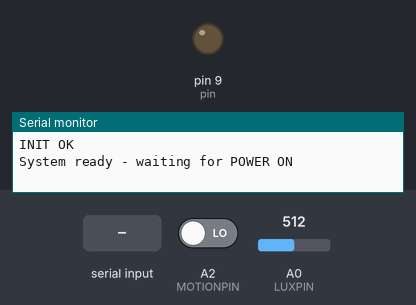
A program run on a simulated Arduino Mega 2560, built with avr-gcc and run on an emulated ATmega2560. On the bench: output pins drawn as LEDs (lit = HIGH), the last lines printed to the serial monitor. Inputs (shaded band) come from the test bench; at power-on: A0 (LUXPIN) = 512, A2 (MOTIONPIN) LOW.

Above: at 3.2 s.
3.3 s: "ENABLE AUTO\n" received over Serial
At 5.7 s:
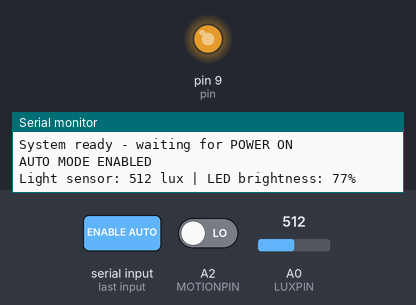
6.3 s: "POWER OFF\n" received over Serial
At 7.4 s:
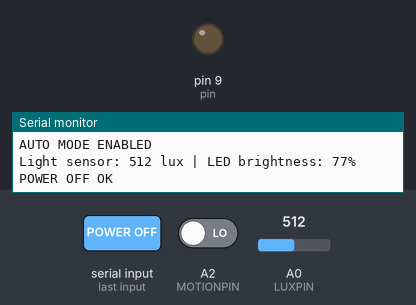
7.8 s: "POWER ON\n" received over Serial
At 10.6 s:
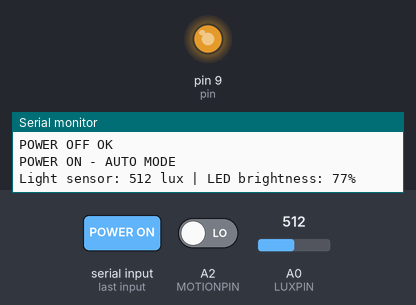
10.8 s: "SET INTENSITY LOW\n" received over Serial
At 12.0 s:
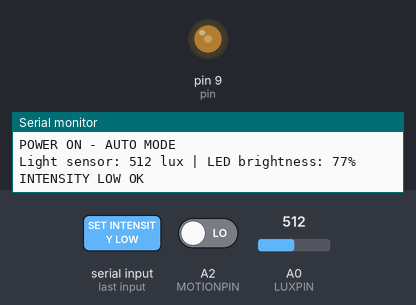
12.3 s: "SET INTENSITY MEDIUM\n" received over Serial
At 13.4 s:
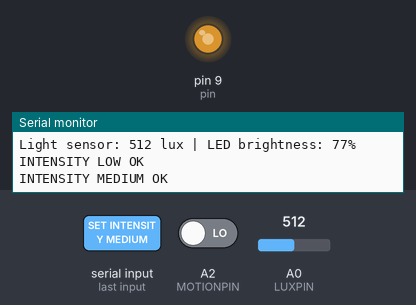
Timing chart, 0 to 23.9 s (numbered marks = the images above; inputs shaded):
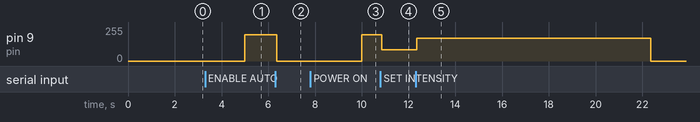

The program:

main.cpp
```cpp
#include <Arduino.h>
#include <microcontroller.h>

#define PWMPIN 9
#define MOTIONPIN A2
#define LUXPIN A0

Microcontroller controller(MOTIONPIN, PWMPIN, LUXPIN);
bool manualOverride = false;
bool autoMode = false;
bool powerOn = false;
unsigned long lastSensorPrint = 0;
unsigned long lastAutoUpdate = 0;
bool lastMotionState = false;
bool motionDetectedSinceLastUpdate = false;
unsigned long lastMotionTime = 0;
const unsigned long AUTO_OFF_DELAY = 10000; // 10 seconds without motion (adjustable timer)
BrightnessLevel currentManualLevel = _MEDIUM; // Track manual brightness level

void setup() {
  Serial.begin(9600);
  delay(2000); // Wait for serial to initialize
  Serial.println("INIT OK");
  Serial.println("System ready - waiting for POWER ON");
  controller.resetCounter();
}

void loop() {
  static char cmdBuf[64];
  static uint8_t idx = 0;

  while (Serial.available()) {
    char c = Serial.read();
    if (c == '\n' || c == '\r') {
      if (idx > 0) {
        cmdBuf[idx] = '\0';
        idx = 0;

        if (strncmp(cmdBuf, "ENABLE AUTO", 10) == 0) {
          manualOverride = false;
          autoMode = true;
          Serial.println("AUTO MODE ENABLED");
        }
        else if (strncmp(cmdBuf, "POWER ON", 8) == 0) {
          powerOn = true;
          manualOverride = false;
          autoMode = true;
          lastMotionTime = millis(); // Initialize timer on power-on
          Serial.println("POWER ON - AUTO MODE");
        }
        else if (strncmp(cmdBuf, "POWER OFF", 9) == 0) {
          powerOn = false;
          manualOverride = false;
          autoMode = false;
          controller.manuelTurnOn(BrightnessLevel(0));
          Serial.println("POWER OFF OK");
        }
        else if (strncmp(cmdBuf, "SET INTENSITY LOW", 17) == 0) {
          if (!powerOn) {
            Serial.println("ERROR: System not powered on");
          } else {
            manualOverride = true;
            autoMode = false;
            currentManualLevel = _LOW; // Store manual level
            lastMotionTime = millis(); // Reset timer when setting manual mode
            controller.manuelTurnOn(_LOW);
            Serial.println("INTENSITY LOW OK");
          }
        }
        else if (strncmp(cmdBuf, "SET INTENSITY MEDIUM", 20) == 0) {
          if (!powerOn) {
            Serial.println("ERROR: System not powered on");
          } else {
            manualOverride = true;
            autoMode = false;
            currentManualLevel = _MEDIUM; // Store manual level
            lastMotionTime = millis(); // Reset timer when setting manual mode
            controller.manuelTurnOn(_MEDIUM);
            Serial.println("INTENSITY MEDIUM OK");
          }
        }
        else if (strncmp(cmdBuf, "SET INTENSITY HIGH", 18) == 0) {
          if (!powerOn) {
            Serial.println("ERROR: System not powered on");
          } else {
            manualOverride = true;
            autoMode = false;
            currentManualLevel = _HIGH; // Store manual level
            lastMotionTime = millis(); // Reset timer when setting manual mode
            controller.manuelTurnOn(_HIGH);
            Serial.println("INTENSITY HIGH OK");
          }
        }
        else if (strncmp(cmdBuf, "AUTO", 4) == 0) {
          if (!powerOn) {
            Serial.println("ERROR: System not powered on");
          } else {
            manualOverride = false;
            autoMode = true;
            lastMotionTime = millis(); // Reset timer when switching to auto mode
            Serial.println("AUTO MODE ENABLED");
          }
        }
        else {
          Serial.print("UNKNOWN: ");
          Serial.println(cmdBuf);
        }
      }
    }
    else if (idx < sizeof(cmdBuf) - 1) {
      cmdBuf[idx++] = c;
    }
  }

  // Only check motion and control LED when system is powered on
  if (powerOn) {
    // Check motion detection for ALL modes (auto and manual)
    // Motion detection resets the timer regardless of mode
    bool currentMotionState = (digitalRead(MOTIONPIN) == HIGH);
    if (currentMotionState && !lastMotionState) {
      Serial.println("Motion detected");
      Serial.println("Motion detected");  // Print twice for visibility
      motionDetectedSinceLastUpdate = true;
      lastMotionTime = millis(); // Reset inactivity timer
    }
    lastMotionState = currentMotionState;
  }

  // Auto LED off after 10 seconds of no motion (ALL MODES)
  // System stays powered on, only LED turns off
  if (powerOn && (millis() - lastMotionTime >= AUTO_OFF_DELAY)) {
    controller.manuelTurnOn(BrightnessLevel(0));
    // Only print message once when LED turns off (avoid spam)
    static bool ledWasOn = true;
    if (ledWasOn) {
      Serial.println("AUTO LED OFF - No motion detected for 10 seconds");
      ledWasOn = false;
    }
    // Don't reset timer - LED stays off until motion detected
  } else {
    static bool ledWasOn = false;
    ledWasOn = true;
  }

  // Auto mode brightness recalibration
  if (!manualOverride && autoMode) {
    // Auto mode recalibrates LED brightness
    // Faster recalibration (2s) when motion detected, otherwise 5s
    // Only update if there has been recent motion (within AUTO_OFF_DELAY)
    bool hasRecentMotion = (millis() - lastMotionTime < AUTO_OFF_DELAY);

    unsigned long recalInterval = motionDetectedSinceLastUpdate ? 2000 : 5000;
    if (hasRecentMotion && (millis() - lastAutoUpdate >= recalInterval)) {
      int luxLevel = analogRead(LUXPIN);

      // Map lux level inversely to PWM (brighter room = dimmer LED)
      // Lux range: 375 (min) to 975 (max)
      int targetPWM = map(luxLevel, 375, 975, 255, 0);
      targetPWM = constrain(targetPWM, 0, 255);

      // Recalibrate LED brightness
      controller.manuelTurnOn(BrightnessLevel(targetPWM));

      // Report light sensor and LED brightness once per recalibration
      Serial.print("Light sensor: ");
      Serial.print(luxLevel);
      Serial.print(" lux | LED brightness: ");
      Serial.print((targetPWM * 100) / 255);
      Serial.println("%");

      // Only show recalibration message if motion was detected since last update
      if (motionDetectedSinceLastUpdate) {
        Serial.println("LED brightness recalibrated");
        motionDetectedSinceLastUpdate = false;
      }

      lastAutoUpdate = millis();
    }
  }
  // Manual mode - restore brightness level when motion detected
  else if (manualOverride && (millis() - lastMotionTime < AUTO_OFF_DELAY)) {
    // Re-apply manual brightness to ensure LED turns back on at set level
    controller.manuelTurnOn(currentManualLevel);
  }

  delay(50);
}
```

lys.cpp
```cpp
#include <Arduino.h>
#include "lys.h"

// Constructor
Light::Light(int pwmPin) : pin(pwmPin) {
  pinMode(pin, OUTPUT);        // Set pin as output
  analogWrite(pin, 0);         // Start with light off
}

// Turn light on and start timing
void Light::turnOn() {
  if (!status) {
    lastUpdate = millis();      // Start new timing
    status = true;
  }
  analogWrite(pin, currentBrightness);  // Apply brightness
}

// Turn light off and accumulate time
void Light::turnOff() {
  if (status) {
    timeOn += (millis() - lastUpdate) / 1000;
    status = false;
  }
  analogWrite(pin, 0);  // Turn off PWM
}

// Sets Light to Low, Medium or High PWM brightness (no gradual transition)
void Light::manuelTurnOn(BrightnessLevel level) {
  currentBrightness = level;  // Set brightness directly (no smooth transition)
  if (!status) {
    lastUpdate = millis();    // Start timing when turned on
    status = true;
  }
  analogWrite(pin, currentBrightness);  // Apply brightness immediately
}

// Gradually adjust brightness toward target
void Light::regulateBrightness(int targetPWM) {

  // Define step size for smooth transition
  const int step = 5;

  // Adjust brightness in steps
  if (currentBrightness < targetPWM) {
    currentBrightness = min(currentBrightness + step, targetPWM);
  } else if (currentBrightness > targetPWM) {
    currentBrightness = max(currentBrightness - step, targetPWM);
  }

  if (currentBrightness <= step && targetPWM == 0) {
    currentBrightness = 0;
  }

  // Apply new brightness or turn off
  if (currentBrightness == 0) {
    turnOff();
  } else {
    turnOn();
  }

}

// Returns total time light has been on (in seconds)
int Light::getTimeOn() const {
  return timeOn;
}

// Update time while light is on
void Light::updateTimeOn() {
  if (status) {
    unsigned long currentTime = millis();
    if (currentTime - lastUpdate >= 1000) {
      timeOn += (currentTime - lastUpdate) / 1000;
      lastUpdate = currentTime;
    }
  }
}

// Returns whether the light is currently on
bool Light::isOn() const {
  return status;
}
```

lys.h
```cpp
#ifndef LYS_H
#define LYS_H

#include <Arduino.h>

// Brightness levels for manual control
enum BrightnessLevel {
    _LOW = 85,       // 33% brightness (255 / 3)
    _MEDIUM = 170,   // 67% brightness (255 * 2 / 3)
    _HIGH = 255      // 100% brightness
};

class Light {
public:
    // Constructor
    Light(int pwmPin);

    // Control functions
    void turnOn();
    void turnOff();
    void regulateBrightness(int targetPWM);
    void updateTimeOn();
    void manuelTurnOn(BrightnessLevel level);  // Set fixed brightness (low/medium/high)

    // Status queries
    bool isOn() const;
    int getTimeOn() const;

private:
    bool status = false;              // Light is currently on/off
    int currentBrightness = 0;        // Current PWM brightness
    int timeOn = 0;                   // Duration light has been on (seconds)
    int pin = 9;                      // Output pin (set via constructor)
    unsigned long lastUpdate = 0;     // Timestamp of last update
};

#endif
```

lyssensor.cpp
```cpp
#include <Arduino.h>
#include "lyssensor.h"


Lyssensor::Lyssensor(int analogPin) : pin(analogPin) {
	pinMode(pin, INPUT);
}


int Lyssensor::getLuxLevel() const {
	return analogRead(pin);
}
```

lyssensor.h
```cpp
#ifndef LYSSENSOR_H
#define LYSSENSOR_H

#include <Arduino.h>

class Lyssensor {
 private:
    int pin = A0;

 public:
     Lyssensor(int analogPin);
     int getLuxLevel() const;
};
#endif
```

microcontroller.cpp
```cpp
#include <Arduino.h>
#include "microcontroller.h"
#include "lyssensor.h"
#include "motion.h"
#include "lys.h"


 Microcontroller::Microcontroller(int motionPin, int PWMpin , int luxPin):
 motionsensor(motionPin),
 light(PWMpin),
 lyssensor(luxPin),
 sensitivity(500),
 counter(5000)
 {}

 //main loop

 void Microcontroller::loop() {
  light.turnOff();
  //check for bevægelse
  if(motionsensor.isMotionDetected()){
    resetCounter();
    light.turnOn();
  }
    //If there is movement then regulate light
    if(getCounterRemaining() > 0) {
      int rawLux = lyssensor.getLuxLevel();
      int lux = constrain(rawLux, 0 , 1023);
      int targetPwm = constrain(map(lux, 0, sensitivity, 255, 0), 0, 255);
      light.regulateBrightness(targetPwm);

      Serial.print("Lux: ");
      Serial.print(lux);
      Serial.print("  TargetPWM: ");
      Serial.println(targetPwm);
    } else {
      light.turnOff();
    }

    light.updateTimeOn();
 }

//reset timer for getCounterRemaining
void Microcontroller::resetCounter(){
    counterEnd = millis() + counter;
  }

unsigned long Microcontroller::getCounterRemaining() {
    unsigned long lastMotiontime = millis();
    if (lastMotiontime >= counterEnd) {
      return 0;
    }
    return counterEnd - lastMotiontime;
}

//Get time of light on (seconds)
int Microcontroller::getCounterOn() {
  return light.getTimeOn();
}
//Check if light is on
bool Microcontroller::isLightOn() {
  return light.isOn();
}

//Manual brightness control - set light to fixed brightness level
void Microcontroller::manuelTurnOn(BrightnessLevel level) {
  light.manuelTurnOn(level);
}
```

microcontroller.h
```cpp
#ifndef MICROCONTROLLER_H
#define MICROCONTROLLER_H
#include "lyssensor.h"
#include "motion.h"
#include "lys.h"

class Microcontroller {

    private:
    MotionSensor motionsensor;
    Light light;
    Lyssensor lyssensor;


    int lastLux = 0;
    bool lastMotionTime = false;
    int sensitivity;
    unsigned long counter;
    unsigned long counterEnd;

    public:
    Microcontroller(int motionPin, int PWMpin, int luxPin);

    void setup();

    void update();

    void loop();

    void setLuxSensitivity(int sensitivity);

    void resetCounter();
    //The time left before light turns off
    unsigned long getCounterRemaining();
    //Store the amount of full running time
    int getCounterOn();
    //Store last lux reading for use
    //int LastLux();

    //Check if motion is on
    bool isMotionDetected();
    //Check if light is on
    bool isLightOn();
    // Manual brightness control (LOW, MEDIUM, HIGH)
    void manuelTurnOn(BrightnessLevel level);

};

#endif
```

motion.cpp
```cpp
#include <Arduino.h>
#include "motion.h"

MotionSensor::MotionSensor(int sensorPin) : pin(sensorPin) {
    pinMode(pin, INPUT);
}

bool MotionSensor::isMotionDetected() const{
  return digitalRead(pin) == HIGH;
  }
```

motion.h
```cpp
#ifndef MOTION_H
#define MOTION_H

#include <Arduino.h>

class MotionSensor {
private:
int pin = A2;

public:
MotionSensor(int sensorPin);

bool isMotionDetected() const;

};

#endif
```

Measured:
- after the input at 3.3 s, pin 9 (pin): 0/255 → 197/255 after 1.7 s
- after the input at 6.3 s, pin 9 (pin): 197/255 → 0/255 after 0.05 s
- after the input at 7.8 s, pin 9 (pin): 0/255 → 197/255 after 2.2 s
- after the input at 10.8 s, pin 9 (pin): 197/255 → 85/255 after 0.06 s
- after the input at 12.3 s, pin 9 (pin): 85/255 → 170/255 after 0.06 s, → 0/255 10.0 s later
